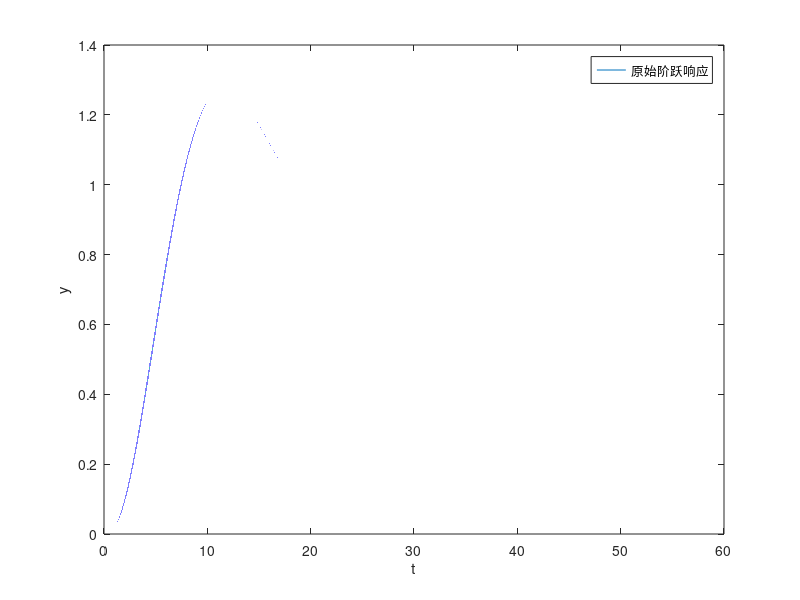
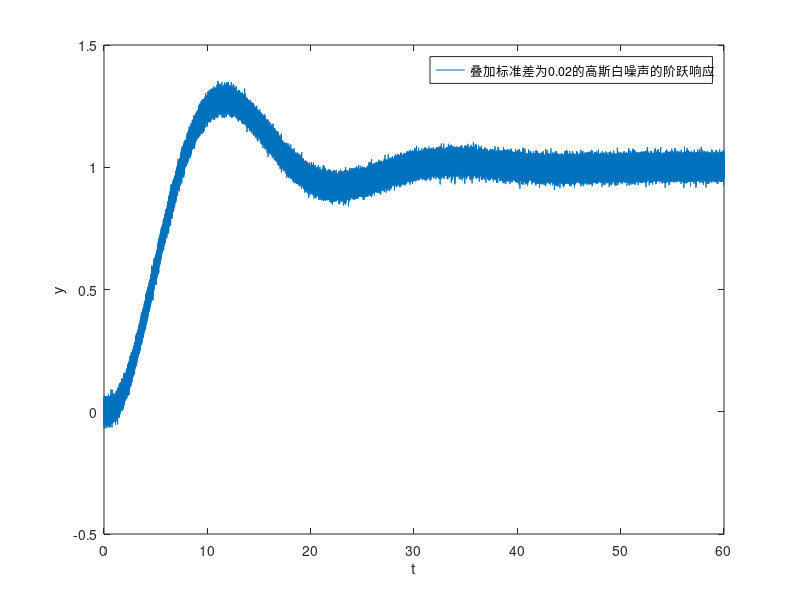
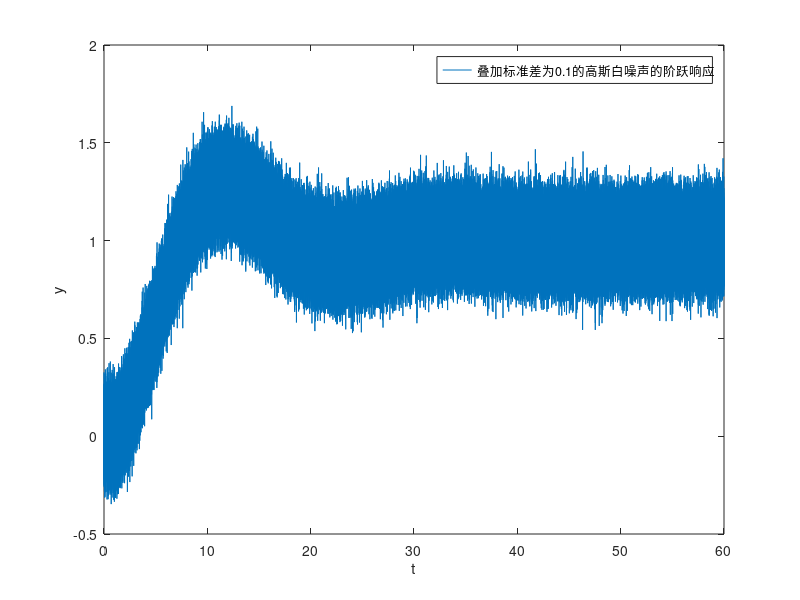
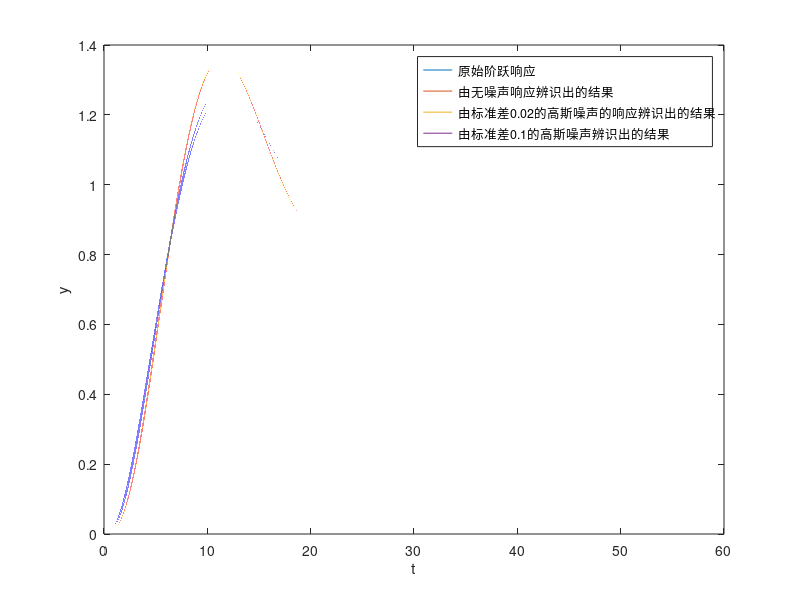

The MATLAB source for these figures, in order:
% 产生传递函数
Ts = 0.0001; Tf = 60;
t = 0:Ts:Tf;
num = 1;
den = [6,12,3,1];
G = tf(num,den)

%（1）使用step函数产生该系统的阶跃响应，并在响应曲线中加入不同方差的高斯白噪声。
[stepImpulse, t] = step(G,t);
noise1 = randn(size(stepImpulse));
noise2 = randn(size(stepImpulse));
stepImpulseWithNoise1 = stepImpulse + noise1 * 0.02;  % 标准差0.02
stepImpulseWithNoise2 = stepImpulse + noise2 * 0.1;  % 标准差0.1
% 画出图像
figure;
plot(t,stepImpulse);
legend('原始阶跃响应');
xlabel('t');
ylabel('y');

figure;
plot(t,stepImpulseWithNoise1);
legend('叠加标准差为0.02的高斯白噪声的阶跃响应');
xlabel('t');
ylabel('y');


figure;
plot(t,stepImpulseWithNoise2);
legend('叠加标准差为0.1的高斯白噪声的阶跃响应');
xlabel('t');
ylabel('y');


%（2）利用产生的阶跃响应通过面积法辨识得到传递函数中的参数。
% K = y(inf), 但是为了防止抖动，取最后的20%的数据的平均值为稳态
num_points = length(t);
ss_index_start = round(num_points * 0.8);
K = mean(stepImpulse(ss_index_start:end));  % 真实的增益K
K1 = mean(stepImpulseWithNoise1(ss_index_start:end));  % 标准差0.02, 观测出的增益K1
K2 = mean(stepImpulseWithNoise2(ss_index_start:end));  % 标准差0.1, 观测出的增益K2
% 使用各自估计的K值先进行归一化，确保稳态值都是1
h_star = stepImpulse / K;
h_star1 = stepImpulseWithNoise1 / K1;
h_star2 = stepImpulseWithNoise2 / K2;
% 分母次数 n=3, 分子次数 m =0, 所以需要计算 m+n = 3阶面积

% 使用基于矩Mi的计算方法，则需要计算M0,M1,M2

% 先用无白噪声的响应做一次辨识
% 直接带入Mi的计算公式 M0,M1,M2对应M0[1],M0[2],M0[3]
for i = 0:2
    M0(i+1) = trapz(t,(1-h_star).*((-t).^i)./factorial(i));
end
% 根据递推公式计算出各阶面积Ai
A0(1) = M0(1);
A0(2) = M0(2) + A0(1).*M0(1);
A0(3) = M0(3) + A0(1).*M0(2) + A0(2).*M0(1);
% 用面积法的公式，就可以计算出分母系数矩阵a，分子系数矩阵b
% 这里由于分子系数矩阵b是0，由公式可以简化出来a=A
a0 = A0;
den0 = [flip(A0), 1];
G0 = tf(K,den0)  % 无白噪声的辨识出的传递函数

% 首先计算标准差0.02的
% 直接带入Mi的计算公式 M0,M1,M2对应M1[1],M1[2],M1[3]
for i = 0:2
    M1(i+1) = trapz(t,(1-h_star1).*((-t).^i)./factorial(i));
end
% 根据递推公式计算出各阶面积Ai
A1(1) = M1(1);
A1(2) = M1(2) + A1(1).*M1(1);
A1(3) = M1(3) + A1(1).*M1(2) + A1(2).*M1(1);
% 用面积法的公式，就可以计算出分母系数矩阵a，分子系数矩阵b
% 这里由于分子系数矩阵b是0，由公式可以简化出来a=A
a1 = A1;
den1 = [flip(A1), 1];
G1 = tf(K1,den1)  % 标准差0.02对应的辨识出的传递函数

% 然后计算标准差0.1的
% 直接带入Mi的计算公式 M0,M1,M2对应M2[1],M2[2],M2[3]
for i = 0:2
    M2(i+1) = trapz(t,(1-h_star2).*((-t).^i)./factorial(i));
end
% 根据递推公式计算出各阶面积Ai
A2(1) = M2(1);
A2(2) = M2(2) + A2(1).*M2(1);
A2(3) = M2(3) + A2(1).*M2(2) + A2(2).*M2(1);
% 用面积法的公式，就可以计算出分母系数矩阵a，分子系数矩阵b
% 这里由于分子系数矩阵b是0，由公式可以简化出来a=A
a2 = A2;
den2 = [flip(A2), 1];
G2 = tf(K2,den2)  % 标准差0.02对应的辨识出的传递函数

% 分别画出三个阶跃响应曲线
stepRecogG0 = step(G0,t);
stepRecogG1 = step(G1,t);
stepRecogG2 = step(G2,t);
figure;
plot(t,stepImpulse);
hold;
plot(t,stepRecogG0);
plot(t,stepRecogG1);
plot(t,stepRecogG2);
legend('原始阶跃响应','由无噪声响应辨识出的结果','由标准差0.02的高斯噪声的响应辨识出的结果','由标准差0.1的高斯噪声辨识出的结果');
xlabel('t');
ylabel('y');
